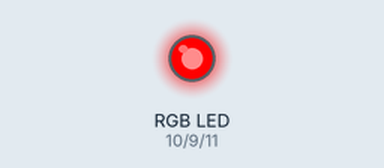
Recording of a sketch running on a simulated Arduino Uno, built with avr-gcc and run on an emulated ATmega328P. On the bench: an RGB LED mixed from three pins (HIGH = lit).

Above: at 0.2 s.
At 0.7 s:
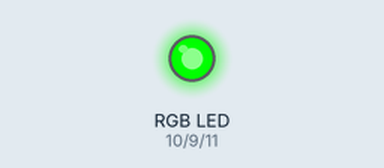
At 2.7 s:
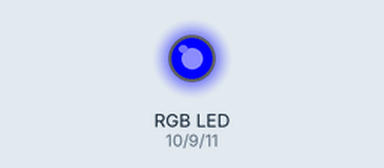
Timing chart, 0 to 3.5 s (numbered marks = the images above):
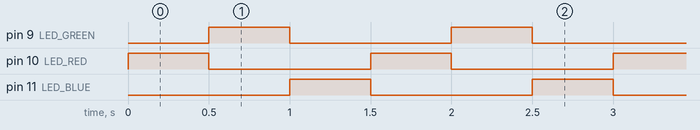

The sketch:

rgb-led.ino
```cpp
const int LED_GREEN = 9; //AVRPin PB5(29)
const int LED_RED = 10; //AVRPin PB6 (30)
const int LED_BLUE = 11; //AVRPin PB7 (12)

void setup()
{
  pinMode(LED_RED, OUTPUT);
  pinMode(LED_GREEN, OUTPUT);
  pinMode(LED_BLUE, OUTPUT);
}

void loop()
{
  // RED
  analogWrite(LED_RED, 255);
  analogWrite(LED_GREEN, 0);
  analogWrite(LED_BLUE, 0);
  delay(500);

  // GREEN
  analogWrite(LED_RED, 0);
  analogWrite(LED_GREEN, 255);
  analogWrite(LED_BLUE, 0);
  delay(500);

  // BLUE
  analogWrite(LED_RED, 0);
  analogWrite(LED_GREEN, 0);
  analogWrite(LED_BLUE, 255);
  delay(500);

}
```

Measured:
- by itself, pin 9 (LED_GREEN), pin 10 (LED_RED), pin 11 (LED_BLUE): alternates HIGH for 0.50 s and LOW for 1.0 s
- by itself, everything shown: repeats every 1.5 s, in 3 steps
